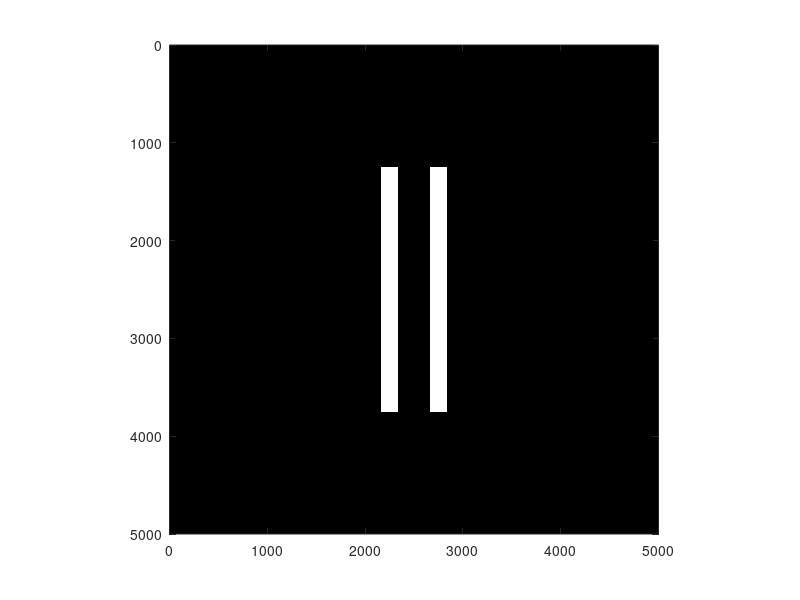

Source code (MATLAB):
%Thomas Karpishin
%OPT 211
%April 23, 2020
%Final Project
%Making a double slit aperture

%Define aperture field
apl = 5000; %Size of aperture field
ap = zeros(apl); %Define actual aperture plane

slit_width = 175;
dist = 500; %distance between slits

%Define aperture
sql = 2500;
%ap(round(1+apl/2-sql/2):round(1+apl/2+sql/2),round(1+apl/2-sql/2):round(1+apl/2+sql/2)) = 1;
for ijk = round(1+apl/2-sql/2):round(1+apl/2+sql/2)
    for lmn = round(1+apl/2+dist/2-slit_width/2):round(1+apl/2+dist/2+slit_width/2)
        ap(ijk,lmn) = 1;
    end
end

sql = 2500;
%ap(round(1+apl/2-sql/2):round(1+apl/2+sql/2),round(1+apl/2-sql/2):round(1+apl/2+sql/2)) = 1;
for ijk = round(1+apl/2-sql/2):round(1+apl/2+sql/2)
    for lmn = round(1+apl/2-dist/2-slit_width/2):round(1+apl/2-dist/2+slit_width/2)
        ap(ijk,lmn) = 1;
    end
end

%Plot the aperture field
figure
imagesc(ap) %Plot image of the aperture field
colormap gray %set color of the aperture field plot
axis equal %set the display scale of the axes
axis([0 apl 0 apl]) %set axes limits to size of aperture field


